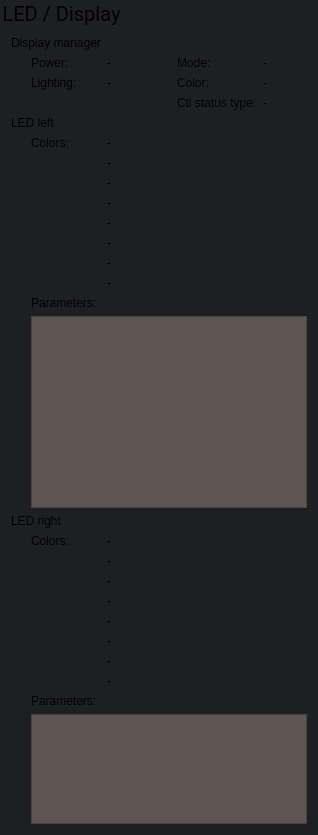
    <widget class="QGroupBox" name="groupLedDisplay">
     <property name="sizePolicy">
      <sizepolicy hsizetype="Preferred" vsizetype="Preferred">
       <horstretch>0</horstretch>
       <verstretch>0</verstretch>
      </sizepolicy>
     </property>
     <property name="minimumSize">
      <size>
       <width>0</width>
       <height>0</height>
      </size>
     </property>
     <property name="maximumSize">
      <size>
       <width>16777215</width>
       <height>16777215</height>
      </size>
     </property>
     <property name="font">
      <font>
       <family>Roboto</family>
       <pointsize>-1</pointsize>
      </font>
     </property>
     <property name="styleSheet">
      <string notr="true">QGroupBox {
  border: 0;
  margin-top: 25px;
  font-size: 20px;
  background-color: rgb(29, 31, 34);
}
QLabel {
    background-color: rgb(29, 31, 34);
}</string>
     </property>
     <property name="title">
      <string>LED / Display</string>
     </property>
     <layout class="QGridLayout" name="gridLayout_8">
      <item row="4" column="0">
       <widget class="QLabel" name="labelLedLeft">
        <property name="text">
         <string>LED left</string>
        </property>
        <property name="alignment">
         <set>Qt::AlignLeading|Qt::AlignLeft|Qt::AlignVCenter</set>
        </property>
       </widget>
      </item>
      <item row="2" column="0">
       <widget class="QLabel" name="labelDisplayManagerStatusLighting">
        <property name="text">
         <string>Lighting:</string>
        </property>
        <property name="alignment">
         <set>Qt::AlignLeading|Qt::AlignLeft|Qt::AlignVCenter</set>
        </property>
        <property name="indent">
         <number>20</number>
        </property>
       </widget>
      </item>
      <item row="0" column="0">
       <widget class="QLabel" name="labelDisplayManager">
        <property name="text">
         <string>Display manager</string>
        </property>
        <property name="alignment">
         <set>Qt::AlignLeading|Qt::AlignLeft|Qt::AlignVCenter</set>
        </property>
       </widget>
      </item>
      <item row="3" column="3">
       <widget class="QLabel" name="labelDisplayManagerStatusCtlStatusTypeValue">
        <property name="text">
         <string>-</string>
        </property>
        <property name="alignment">
         <set>Qt::AlignLeading|Qt::AlignLeft|Qt::AlignVCenter</set>
        </property>
       </widget>
      </item>
      <item row="6" column="1" colspan="2">
       <widget class="QLabel" name="labelLedLeftColorsValue_4">
        <property name="text">
         <string>-</string>
        </property>
        <property name="alignment">
         <set>Qt::AlignLeading|Qt::AlignLeft|Qt::AlignVCenter</set>
        </property>
       </widget>
      </item>
      <item row="5" column="1" colspan="2">
       <widget class="QLabel" name="labelLedLeftColorsValue">
        <property name="text">
         <string>-</string>
        </property>
        <property name="alignment">
         <set>Qt::AlignLeading|Qt::AlignLeft|Qt::AlignVCenter</set>
        </property>
       </widget>
      </item>
      <item row="5" column="0">
       <widget class="QLabel" name="labelLedLeftColors">
        <property name="text">
         <string>Colors:</string>
        </property>
        <property name="alignment">
         <set>Qt::AlignLeading|Qt::AlignLeft|Qt::AlignVCenter</set>
        </property>
        <property name="indent">
         <number>20</number>
        </property>
       </widget>
      </item>
      <item row="15" column="0">
       <widget class="QLabel" name="labelLedRight">
        <property name="text">
         <string>LED right</string>
        </property>
        <property name="alignment">
         <set>Qt::AlignLeading|Qt::AlignLeft|Qt::AlignVCenter</set>
        </property>
       </widget>
      </item>
      <item row="14" column="0" colspan="4">
       <widget class="QTableWidget" name="tableWidgetLedLeftParameters">
        <property name="sizePolicy">
         <sizepolicy hsizetype="Expanding" vsizetype="Expanding">
          <horstretch>0</horstretch>
          <verstretch>0</verstretch>
         </sizepolicy>
        </property>
        <property name="minimumSize">
         <size>
          <width>0</width>
          <height>100</height>
         </size>
        </property>
        <property name="maximumSize">
         <size>
          <width>16777215</width>
          <height>16777215</height>
         </size>
        </property>
        <property name="font">
         <font>
          <family>Roboto</family>
         </font>
        </property>
        <property name="styleSheet">
         <string notr="true">* {
  background-color: rgb(94, 85, 82);
}
QTableWidget {
  margin-left: 20px;
}</string>
        </property>
        <property name="sizeAdjustPolicy">
         <enum>QAbstractScrollArea::AdjustIgnored</enum>
        </property>
        <property name="editTriggers">
         <set>QAbstractItemView::NoEditTriggers</set>
        </property>
        <property name="showDropIndicator" stdset="0">
         <bool>false</bool>
        </property>
        <property name="dragDropOverwriteMode">
         <bool>false</bool>
        </property>
        <property name="selectionMode">
         <enum>QAbstractItemView::NoSelection</enum>
        </property>
        <property name="textElideMode">
         <enum>Qt::ElideNone</enum>
        </property>
        <property name="horizontalScrollMode">
         <enum>QAbstractItemView::ScrollPerPixel</enum>
        </property>
        <property name="sortingEnabled">
         <bool>true</bool>
        </property>
        <property name="wordWrap">
         <bool>false</bool>
        </property>
        <property name="cornerButtonEnabled">
         <bool>false</bool>
        </property>
        <property name="rowCount">
         <number>0</number>
        </property>
        <property name="columnCount">
         <number>2</number>
        </property>
        <attribute name="horizontalHeaderVisible">
         <bool>false</bool>
        </attribute>
        <attribute name="horizontalHeaderDefaultSectionSize">
         <number>120</number>
        </attribute>
        <attribute name="horizontalHeaderStretchLastSection">
         <bool>true</bool>
        </attribute>
        <attribute name="verticalHeaderVisible">
         <bool>false</bool>
        </attribute>
        <attribute name="verticalHeaderStretchLastSection">
         <bool>false</bool>
        </attribute>
        <column/>
        <column/>
       </widget>
      </item>
      <item row="19" column="1">
       <widget class="QLabel" name="labelLedRightColorsValue_4">
        <property name="text">
         <string>-</string>
        </property>
        <property name="alignment">
         <set>Qt::AlignLeading|Qt::AlignLeft|Qt::AlignVCenter</set>
        </property>
       </widget>
      </item>
      <item row="12" column="1" colspan="2">
       <widget class="QLabel" name="labelLedLeftColorsValue_8">
        <property name="text">
         <string>-</string>
        </property>
        <property name="alignment">
         <set>Qt::AlignLeading|Qt::AlignLeft|Qt::AlignVCenter</set>
        </property>
       </widget>
      </item>
      <item row="21" column="1">
       <widget class="QLabel" name="labelLedRightColorsValue_6">
        <property name="text">
         <string>-</string>
        </property>
        <property name="alignment">
         <set>Qt::AlignLeading|Qt::AlignLeft|Qt::AlignVCenter</set>
        </property>
       </widget>
      </item>
      <item row="17" column="1">
       <widget class="QLabel" name="labelLedRightColorsValue_2">
        <property name="text">
         <string>-</string>
        </property>
        <property name="alignment">
         <set>Qt::AlignLeading|Qt::AlignLeft|Qt::AlignVCenter</set>
        </property>
       </widget>
      </item>
      <item row="16" column="1" colspan="2">
       <widget class="QLabel" name="labelLedRightColorsValue">
        <property name="text">
         <string>-</string>
        </property>
        <property name="alignment">
         <set>Qt::AlignLeading|Qt::AlignLeft|Qt::AlignVCenter</set>
        </property>
       </widget>
      </item>
      <item row="24" column="0">
       <widget class="QLabel" name="labelLedRightParameters">
        <property name="text">
         <string>Parameters:</string>
        </property>
        <property name="alignment">
         <set>Qt::AlignLeading|Qt::AlignLeft|Qt::AlignVCenter</set>
        </property>
        <property name="indent">
         <number>20</number>
        </property>
       </widget>
      </item>
      <item row="1" column="2">
       <widget class="QLabel" name="labelDisplayManagerStatusMode">
        <property name="text">
         <string>Mode:</string>
        </property>
        <property name="alignment">
         <set>Qt::AlignLeading|Qt::AlignLeft|Qt::AlignVCenter</set>
        </property>
        <property name="indent">
         <number>20</number>
        </property>
       </widget>
      </item>
      <item row="1" column="0">
       <widget class="QLabel" name="labelDisplayManagerStatusPower">
        <property name="text">
         <string>Power:</string>
        </property>
        <property name="alignment">
         <set>Qt::AlignLeading|Qt::AlignLeft|Qt::AlignVCenter</set>
        </property>
        <property name="indent">
         <number>20</number>
        </property>
       </widget>
      </item>
      <item row="1" column="3">
       <widget class="QLabel" name="labelDisplayManagerStatusModeValue">
        <property name="text">
         <string>-</string>
        </property>
        <property name="alignment">
         <set>Qt::AlignLeading|Qt::AlignLeft|Qt::AlignVCenter</set>
        </property>
       </widget>
      </item>
      <item row="11" column="1" colspan="2">
       <widget class="QLabel" name="labelLedLeftColorsValue_7">
        <property name="text">
         <string>-</string>
        </property>
        <property name="alignment">
         <set>Qt::AlignLeading|Qt::AlignLeft|Qt::AlignVCenter</set>
        </property>
       </widget>
      </item>
      <item row="18" column="1">
       <widget class="QLabel" name="labelLedRightColorsValue_3">
        <property name="text">
         <string>-</string>
        </property>
        <property name="alignment">
         <set>Qt::AlignLeading|Qt::AlignLeft|Qt::AlignVCenter</set>
        </property>
       </widget>
      </item>
      <item row="2" column="2">
       <widget class="QLabel" name="labelDisplayManagerStatusColor">
        <property name="text">
         <string>Color:</string>
        </property>
        <property name="alignment">
         <set>Qt::AlignLeading|Qt::AlignLeft|Qt::AlignVCenter</set>
        </property>
        <property name="indent">
         <number>20</number>
        </property>
       </widget>
      </item>
      <item row="3" column="2">
       <widget class="QLabel" name="labelDisplayManagerStatusCtlStatusType">
        <property name="text">
         <string>Ctl status type:</string>
        </property>
        <property name="alignment">
         <set>Qt::AlignLeading|Qt::AlignLeft|Qt::AlignVCenter</set>
        </property>
        <property name="indent">
         <number>20</number>
        </property>
       </widget>
      </item>
      <item row="25" column="0" colspan="4">
       <widget class="QTableWidget" name="tableWidgetLedRightParameters">
        <property name="minimumSize">
         <size>
          <width>0</width>
          <height>100</height>
         </size>
        </property>
        <property name="maximumSize">
         <size>
          <width>16777215</width>
          <height>16777215</height>
         </size>
        </property>
        <property name="font">
         <font>
          <family>Roboto</family>
         </font>
        </property>
        <property name="styleSheet">
         <string notr="true">* {
  background-color: rgb(94, 85, 82);
}
QTableWidget {
  margin-left: 20px;
}</string>
        </property>
        <property name="sizeAdjustPolicy">
         <enum>QAbstractScrollArea::AdjustToContents</enum>
        </property>
        <property name="editTriggers">
         <set>QAbstractItemView::NoEditTriggers</set>
        </property>
        <property name="showDropIndicator" stdset="0">
         <bool>false</bool>
        </property>
        <property name="dragDropOverwriteMode">
         <bool>false</bool>
        </property>
        <property name="selectionMode">
         <enum>QAbstractItemView::NoSelection</enum>
        </property>
        <property name="textElideMode">
         <enum>Qt::ElideNone</enum>
        </property>
        <property name="horizontalScrollMode">
         <enum>QAbstractItemView::ScrollPerPixel</enum>
        </property>
        <property name="sortingEnabled">
         <bool>true</bool>
        </property>
        <property name="wordWrap">
         <bool>false</bool>
        </property>
        <property name="cornerButtonEnabled">
         <bool>false</bool>
        </property>
        <property name="rowCount">
         <number>0</number>
        </property>
        <property name="columnCount">
         <number>2</number>
        </property>
        <attribute name="horizontalHeaderVisible">
         <bool>false</bool>
        </attribute>
        <attribute name="horizontalHeaderDefaultSectionSize">
         <number>120</number>
        </attribute>
        <attribute name="horizontalHeaderStretchLastSection">
         <bool>true</bool>
        </attribute>
        <attribute name="verticalHeaderVisible">
         <bool>false</bool>
        </attribute>
        <attribute name="verticalHeaderStretchLastSection">
         <bool>false</bool>
        </attribute>
        <column/>
        <column/>
       </widget>
      </item>
      <item row="7" column="1" colspan="2">
       <widget class="QLabel" name="labelLedLeftColorsValue_2">
        <property name="text">
         <string>-</string>
        </property>
        <property name="alignment">
         <set>Qt::AlignLeading|Qt::AlignLeft|Qt::AlignVCenter</set>
        </property>
       </widget>
      </item>
      <item row="2" column="3">
       <widget class="QLabel" name="labelDisplayManagerStatusColorValue">
        <property name="text">
         <string>-</string>
        </property>
        <property name="alignment">
         <set>Qt::AlignLeading|Qt::AlignLeft|Qt::AlignVCenter</set>
        </property>
       </widget>
      </item>
      <item row="13" column="0">
       <widget class="QLabel" name="labelLedLeftParameters">
        <property name="text">
         <string>Parameters:</string>
        </property>
        <property name="alignment">
         <set>Qt::AlignLeading|Qt::AlignLeft|Qt::AlignVCenter</set>
        </property>
        <property name="indent">
         <number>20</number>
        </property>
       </widget>
      </item>
      <item row="2" column="1">
       <widget class="QLabel" name="labelDisplayManagerStatusLightingValue">
        <property name="text">
         <string>-</string>
        </property>
        <property name="alignment">
         <set>Qt::AlignLeading|Qt::AlignLeft|Qt::AlignVCenter</set>
        </property>
       </widget>
      </item>
      <item row="9" column="1" colspan="2">
       <widget class="QLabel" name="labelLedLeftColorsValue_5">
        <property name="text">
         <string>-</string>
        </property>
        <property name="alignment">
         <set>Qt::AlignLeading|Qt::AlignLeft|Qt::AlignVCenter</set>
        </property>
       </widget>
      </item>
      <item row="16" column="0">
       <widget class="QLabel" name="labelLedRightColors">
        <property name="text">
         <string>Colors:</string>
        </property>
        <property name="alignment">
         <set>Qt::AlignLeading|Qt::AlignLeft|Qt::AlignVCenter</set>
        </property>
        <property name="indent">
         <number>20</number>
        </property>
       </widget>
      </item>
      <item row="1" column="1">
       <widget class="QLabel" name="labelDisplayManagerStatusPowerValue">
        <property name="text">
         <string>-</string>
        </property>
        <property name="alignment">
         <set>Qt::AlignLeading|Qt::AlignLeft|Qt::AlignVCenter</set>
        </property>
       </widget>
      </item>
      <item row="10" column="1" colspan="2">
       <widget class="QLabel" name="labelLedLeftColorsValue_6">
        <property name="text">
         <string>-</string>
        </property>
        <property name="alignment">
         <set>Qt::AlignLeading|Qt::AlignLeft|Qt::AlignVCenter</set>
        </property>
       </widget>
      </item>
      <item row="20" column="1">
       <widget class="QLabel" name="labelLedRightColorsValue_5">
        <property name="text">
         <string>-</string>
        </property>
        <property name="alignment">
         <set>Qt::AlignLeading|Qt::AlignLeft|Qt::AlignVCenter</set>
        </property>
       </widget>
      </item>
      <item row="8" column="1" colspan="2">
       <widget class="QLabel" name="labelLedLeftColorsValue_3">
        <property name="text">
         <string>-</string>
        </property>
        <property name="alignment">
         <set>Qt::AlignLeading|Qt::AlignLeft|Qt::AlignVCenter</set>
        </property>
       </widget>
      </item>
      <item row="22" column="1">
       <widget class="QLabel" name="labelLedRightColorsValue_7">
        <property name="text">
         <string>-</string>
        </property>
        <property name="alignment">
         <set>Qt::AlignLeading|Qt::AlignLeft|Qt::AlignVCenter</set>
        </property>
       </widget>
      </item>
      <item row="23" column="1">
       <widget class="QLabel" name="labelLedRightColorsValue_8">
        <property name="text">
         <string>-</string>
        </property>
        <property name="alignment">
         <set>Qt::AlignLeading|Qt::AlignLeft|Qt::AlignVCenter</set>
        </property>
       </widget>
      </item>
     </layout>
    </widget>
